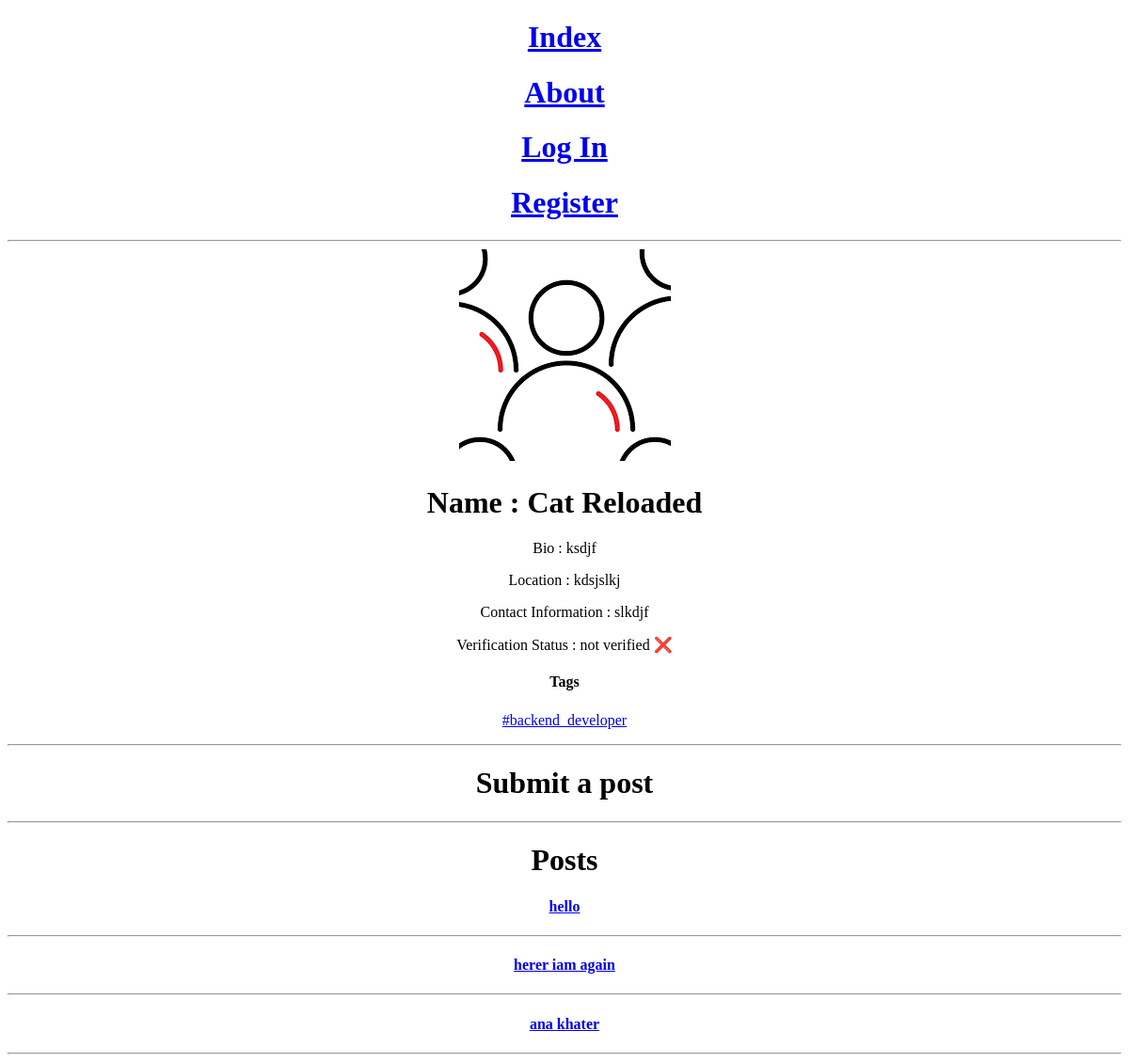
/org/cat-reloaded, run on an earlier commit of the app's database.
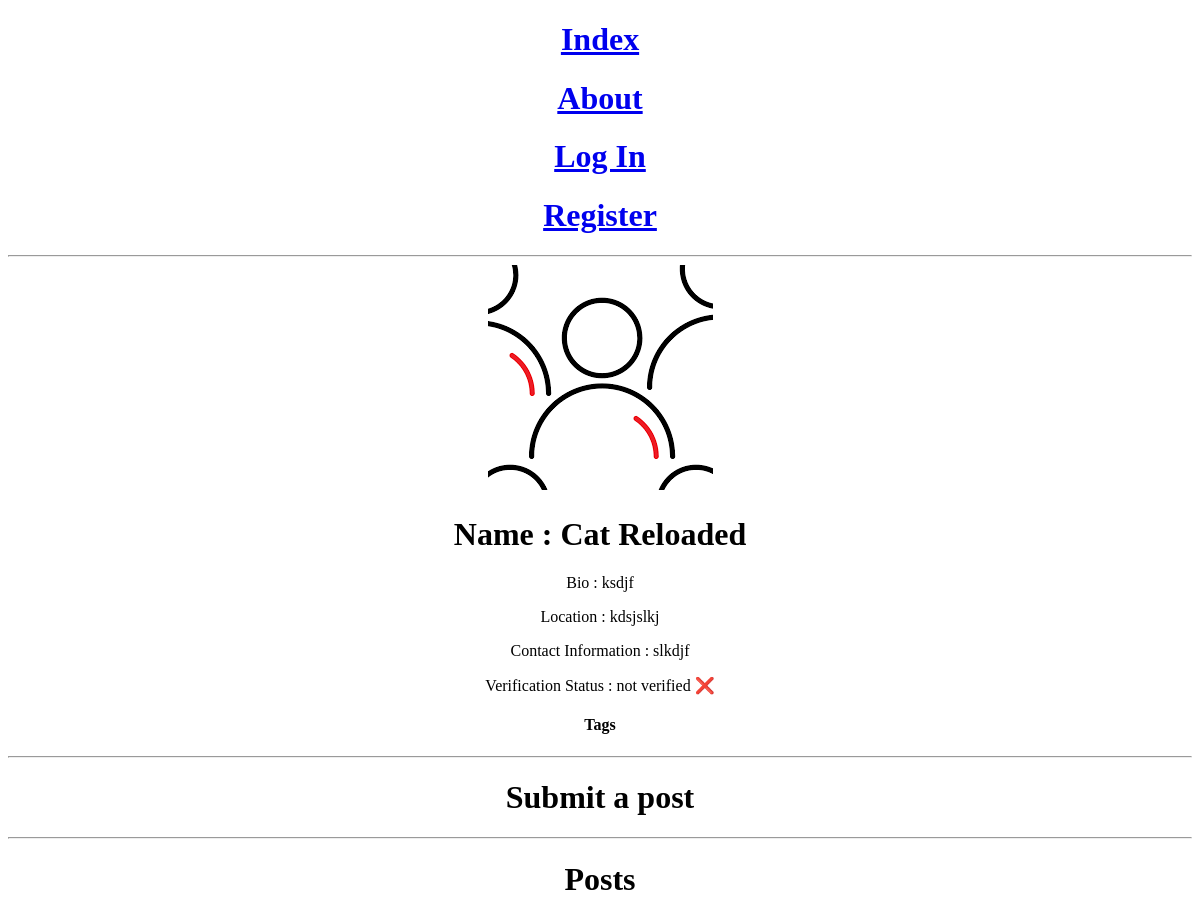
And on a later commit of the database.
### infrastructure/models.py (models this page shows, shortened)
class Tag(models.Model):
	name = models.TextField()
	verified = models.BooleanField(default=False)
	def __str__(self):
		return self.name

class Post(models.Model):
	content = models.TextField()
	created_at = models.DateTimeField(auto_now_add=True)
	publisher_user = models.ForeignKey(Profile, related_name='user_post', on_delete=models.CASCADE, null = True,
		blank = True)
	publisher_org = models.ForeignKey(Organization, related_name='org_post', on_delete=models.CASCADE, null = True,
		blank = True)
	votes = models.IntegerField(default = 0)
	def __init__(self, *args, **kwargs):
		self.voters_list = []
		return super().__init__(*args, **kwargs)

### infrastructure/views.py (the view)
# urls.py: path('org/<slug>', views.OrganizationDetail.as_view(), name='org-detail'),
class OrganizationDetail(DetailView):
	model = Organization

### infrastructure/templates/infrastructure/organization_detail.html (shortened to what this page needs)
{%extends 'base.html'%}
{%block content%}
<img src="{{ object.avatar_thumbnail.url }}" >
<h1>Name : {{ object.name }}</h1>
<p>Bio : {{ object.bio }}</p>
<p>Location : {{ object.location }}</p>
<p>Contact Information : {{ object.contact_information }}</p>
<p>Verification Status :
	{% if object.verified %}
		verified ✅
	{%else%}
		not verified ❌
	{%endif%}
</p>
<h4>Tags</h4>
{%for tag in object.tags.all%}
<p> <a href="{% url 'infrastructure:tag-user-view' tag_name=tag.name %}">{{tag}}</a> </p>
{%endfor%}
<hr>
<h1>Submit a post</h1>
<hr>
<h1>Posts</h1>
{%for post in object.org_post.all%}
<h4><a href="{%url 'infrastructure:post-detail' id=post.id%}">{{post.content}}</a></h4>
<hr>
{%endfor%}
{%endblock%}

What changed in the data, as far as the page shows it:
removed Tag: name "#backend_developer"
removed Post: content "hello"
removed Post: content "herer iam again"
removed Post: content "ana khater"
